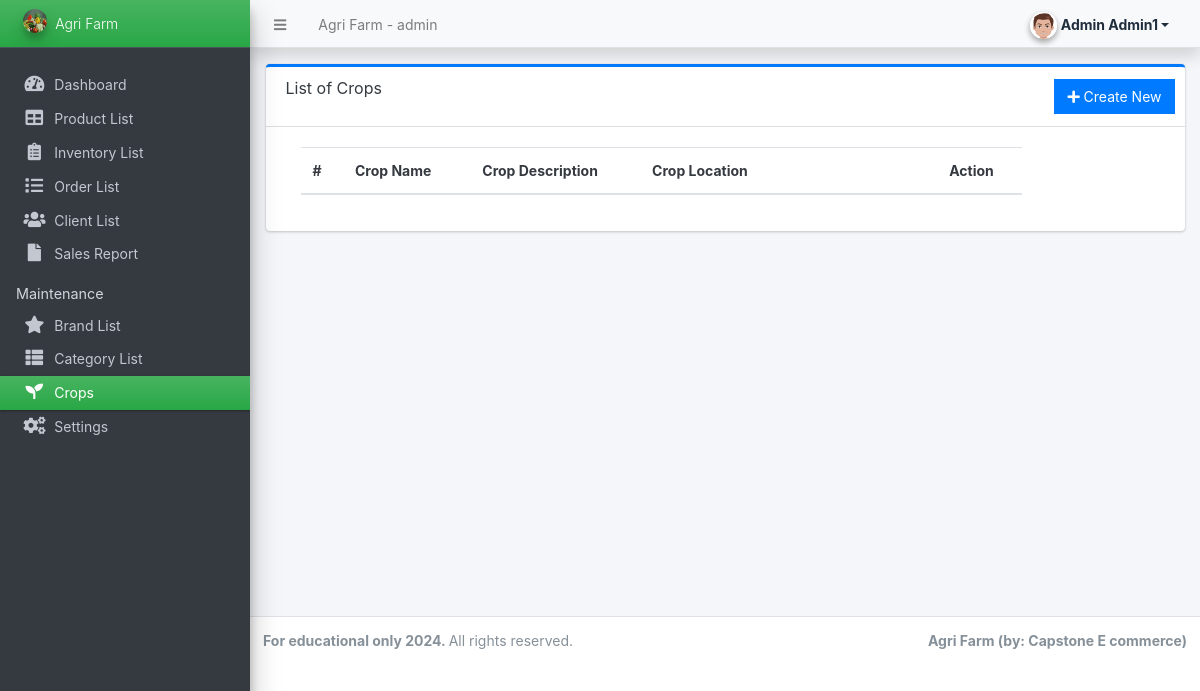
Page /admin/?page=maintenance/crops (signed in) on the earlier database version.
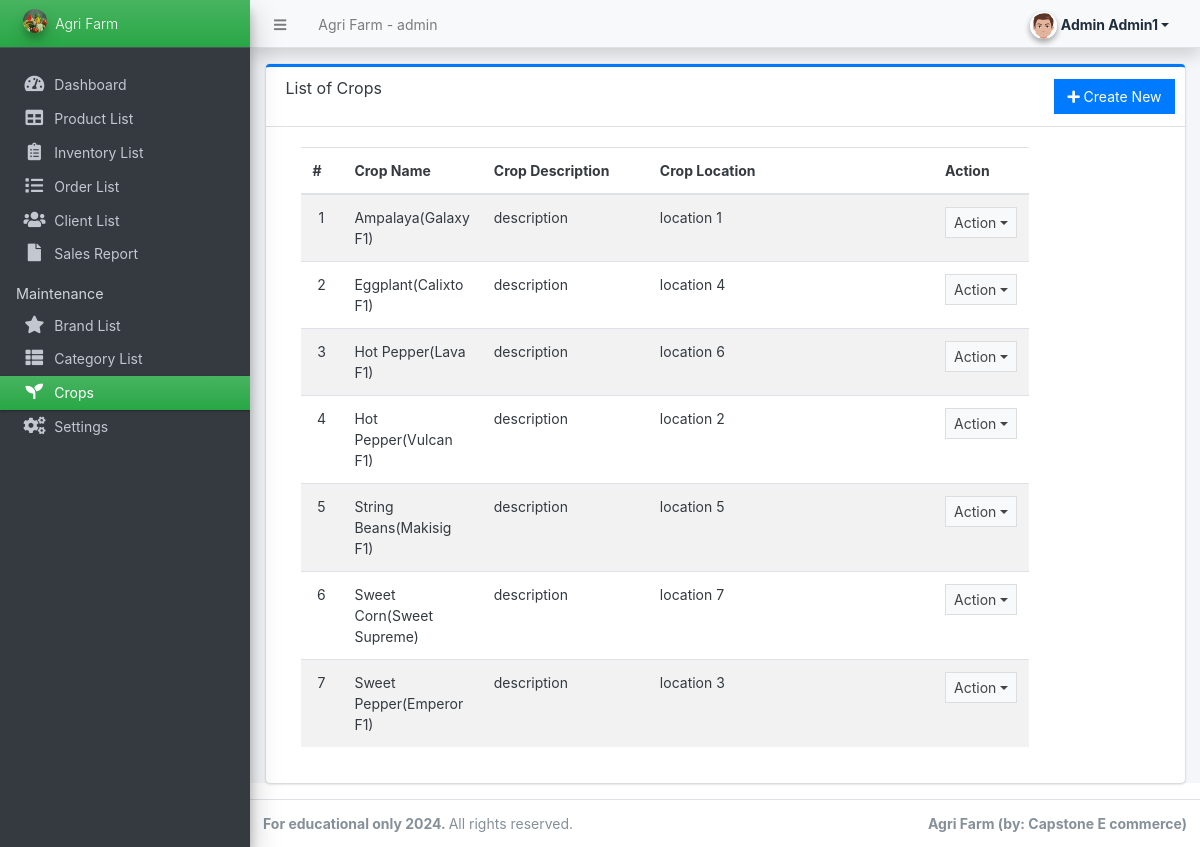
Same page on the later database version.
### tables this page shows
CREATE TABLE `crops` (
  `id` int(11) NOT NULL,
  `user_id_crops` int(11) NOT NULL,
  `crops_name` varchar(255) NOT NULL,
  `crops_description` varchar(255) NOT NULL,
  `crops_location` varchar(255) NOT NULL,
  `delete_flag` tinyint(4) NOT NULL DEFAULT 0
);

### config.php (called while the page is built, shortened)
<?php
require_once('classes/DBConnection.php');
require_once('classes/SystemSettings.php');
function validate_image($file){
	if(!empty($file)){
        $ex = explode("?",$file);
        $file = $ex[0];
        $ts = isset($ex[1]) ? "?".$ex[1] : '';
		if(is_file(base_app.$file)){
			return base_url.$file.$ts;
		}else{
			return base_url.'dist/img/no-image-available.png';
		}
	}else{
		return base_url.'dist/img/no-image-available.png';
	}
}
function isMobileDevice(){
    $aMobileUA = array(
        '/iphone/i' => 'iPhone',
        '/ipod/i' => 'iPod',
        '/ipad/i' => 'iPad',
        '/android/i' => 'Android',
        '/blackberry/i' => 'BlackBerry',
        '/webos/i' => 'Mobile'
    );
    return false;
}
?>

### classes/DBConnection.php (called while the page is built, shortened)
<?php
class DBConnection
{
    private $host = 'localhost';
    private $username = 'root';
    private $password = '';
    private $database = 'store';
    public $conn;
    public function __construct()
    {
        if (!isset($this->conn)) {
            $this->conn = new mysqli($this->host, $this->username, $this->password, $this->database);
        }
    }
}

### classes/SystemSettings.php (called while the page is built, shortened)
<?php
class SystemSettings extends DBConnection
{
	function userdata($field = '')
	{
		if (!empty($field)) {
			if (isset($_SESSION['userdata'][$field]))
				return $_SESSION['userdata'][$field];
			else
				return null;
		} else {
			return false;
		}
	}
	function info($field = '')
	{
		if (!empty($field)) {
			if (isset($_SESSION['system_info'][$field]))
				return $_SESSION['system_info'][$field];
			else
				return false;
		} else {
			return false;
		}
	}
}
$_settings = new SystemSettings();

### admin/maintenance/crops.php (the view, shortened to what this page needs)
<div class="card card-outline card-primary">
    <div class="card-header">
        <h3 class="card-title">List of Crops</h3>
        <div class="card-tools">
            <a href="javascript:void(0)" id="create_new" class="btn btn-flat btn-primary"><span class="fas fa-plus"></span> Create New</a>
        </div>
    </div>
    <div class="card-body">
        <div class="container-fluid">
            <div class="container-fluid">
                <table class="table table-hover table-striped">
                    <colgroup>
                        <col width="5%">
                        <col width="15%">
                        <col width="20%">
                        <col width="35%">
                        <col width="10%">
                        <col width="15%">
                    </colgroup>
                    <thead>
                        <tr>
                            <th>#</th>
                            <th>Crop Name</th>
                            <th>Crop Description</th>
                            <th>Crop Location</th>
                            <th>Action</th>
                        </tr>
                    </thead>
                    <tbody>
                        <?php
                        $i = 1;
                        $qry = $conn->query("SELECT * from `crops` where delete_flag = 0 order by crops_name asc ");
                        while ($row = $qry->fetch_assoc()):
                        ?>
                            <tr>
                                <td class="text-center"><?php echo $i++; ?></td>
                                <td><?php echo $row['crops_name'] ?></td>
                                <td>
                                    <p class="truncate-1 m-0"><?php echo $row['crops_description'] ?></p>
                                </td>
                                <td><?php echo $row['crops_location'] ?></td>
                                <td align="center">
                                    <button type="button" class="btn btn-flat btn-default btn-sm dropdown-toggle dropdown-icon" data-toggle="dropdown">
                                        Action
                                    </button>
                                </td>
                            </tr>
                        <?php endwhile; ?>
                    </tbody>
                </table>
            </div>
        </div>
    </div>
</div>

### admin/index.php (shortened to what this page needs)
<?php require_once('../config.php'); ?>
 <!DOCTYPE html>
<html lang="en" class="" style="height: auto;">
<?php require_once('inc/header.php') ?>
  <body class="sidebar-mini layout-fixed control-sidebar-slide-open layout-navbar-fixed sidebar-mini-md sidebar-mini-xs text-sm" data-new-gr-c-s-check-loaded="14.991.0" data-gr-ext-installed="" style="height: auto;">
    <div class="wrapper">
     <?php require_once('inc/topBarNav.php') ?>
     <?php require_once('inc/navigation.php') ?>
     <?php $page = isset($_GET['page']) ? $_GET['page'] : 'home';  ?>
      <div class="content-wrapper  pt-3" style="min-height: 567.854px;">
        <section class="content  text-dark">
          <div class="container-fluid">
            <?php
              if(!file_exists($page.".php") && !is_dir($page)){
                  include '404.html';
              }else{
                if(is_dir($page))
                  include $page.'/index.php';
                else
                  include $page.'.php';
              }
            ?>
          </div>
        </section>
      </div>
      <?php require_once('inc/footer.php') ?>
  </body>
</html>

### admin/inc/header.php (shortened to what this page needs)
<head>
    <link rel="stylesheet" href="<?php echo base_url ?>plugins/fontawesome-free/css/all.min.css">
    <link rel="stylesheet" href="<?php echo base_url ?>plugins/tempusdominus-bootstrap-4/css/tempusdominus-bootstrap-4.min.css">
  <link rel="stylesheet" href="<?php echo base_url ?>plugins/datatables-bs4/css/dataTables.bootstrap4.min.css">
  <link rel="stylesheet" href="<?php echo base_url ?>plugins/datatables-responsive/css/responsive.bootstrap4.min.css">
  <link rel="stylesheet" href="<?php echo base_url ?>plugins/datatables-buttons/css/buttons.bootstrap4.min.css">
  <link rel="stylesheet" href="<?php echo base_url ?>plugins/select2/css/select2.min.css">
  <link rel="stylesheet" href="<?php echo base_url ?>plugins/select2-bootstrap4-theme/select2-bootstrap4.min.css">
    <link rel="stylesheet" href="<?php echo base_url ?>plugins/icheck-bootstrap/icheck-bootstrap.min.css">
    <link rel="stylesheet" href="<?php echo base_url ?>plugins/jqvmap/jqvmap.min.css">
    <link rel="stylesheet" href="<?php echo base_url ?>dist/css/adminlte.css">
    <link rel="stylesheet" href="<?php echo base_url ?>dist/css/custom.css">
    <link rel="stylesheet" href="<?php echo base_url ?>plugins/overlayScrollbars/css/OverlayScrollbars.min.css">
    <link rel="stylesheet" href="<?php echo base_url ?>plugins/daterangepicker/daterangepicker.css">
    <link rel="stylesheet" href="<?php echo base_url ?>plugins/summernote/summernote-bs4.min.css">
  <link rel="stylesheet" href="<?php echo base_url ?>plugins/sweetalert2-theme-bootstrap-4/bootstrap-4.min.css">
  </head>

### admin/inc/topBarNav.php (shortened to what this page needs)
<nav class="main-header navbar navbar-expand navbar-light shadow text-sm">
  <ul class="navbar-nav">
    <li class="nav-item">
      <a class="nav-link" data-widget="pushmenu" href="#" role="button"><i class="fas fa-bars"></i></a>
    </li>
    <li class="nav-item d-none d-sm-inline-block">
      <a href="<?php echo base_url ?>" class="nav-link"><?php echo (!isMobileDevice()) ? $_settings->info('name') : $_settings->info('short_name'); ?> - admin</a>
    </li>
  </ul>
  <ul class="navbar-nav ml-auto">
    <li class="nav-item">
      <div class="btn-group nav-link">
        <button type="button" class="btn btn-rounded badge badge-light dropdown-toggle dropdown-icon" data-toggle="dropdown">
          <span><img src="<?php echo validate_image($_settings->userdata('avatar')) ?>" class="img-circle elevation-2 user-img" alt="User Image"></span>
          <span class="ml-3"><?php echo ucwords($_settings->userdata('firstname') . ' ' . $_settings->userdata('lastname')) ?></span>
        </button>
      </div>
    </li>
  </ul>
</nav>

### admin/inc/navigation.php (shortened to what this page needs)
<aside class="main-sidebar sidebar-dark-green elevation-4 sidebar-no-expand">
  <a href="<?php echo base_url ?>admin" class="brand-link bg-gradient-green text-sm">
    <img src="<?php echo validate_image($_settings->info('logo')) ?>" alt="Store Logo" class="brand-image img-circle elevation-3" style="opacity: .8;width: 1.5rem;height: 1.5rem;max-height: unset">
    <span class="brand-text font-weight-light"><?php echo $_settings->info('short_name') ?></span>
  </a>
  <div class="sidebar os-host os-theme-light os-host-overflow os-host-overflow-y os-host-resize-disabled os-host-transition os-host-scrollbar-horizontal-hidden">
    <div class="os-content-glue" style="margin: 0px -8px; width: 249px; height: 646px;"></div>
    <div class="os-padding">
      <div class="os-viewport os-viewport-native-scrollbars-invisible" style="overflow-y: scroll;">
        <div class="os-content" style="padding: 0px 8px; height: 100%; width: 100%;">
          <nav class="mt-4">
            <ul class="nav nav-pills nav-sidebar flex-column text-sm nav-compact nav-flat nav-child-indent nav-collapse-hide-child" data-widget="treeview" role="menu" data-accordion="false">
              <li class="nav-item dropdown">
                <a href="./" class="nav-link nav-home">
                  <i class="nav-icon fas fa-tachometer-alt"></i>
                  <p>
                    Dashboard
                  </p>
                </a>
              </li>
              <li class="nav-item dropdown">
                <a href="<?php echo base_url ?>admin/?page=product" class="nav-link nav-product">
                  <i class="nav-icon fas fa-table"></i>
                  <p>
                    Product List
                  </p>
                </a>
              </li>
              <li class="nav-item dropdown">
                <a href="<?php echo base_url ?>admin/?page=inventory" class="nav-link nav-inventory">
                  <i class="nav-icon fas fa-clipboard-list"></i>
                  <p>
                    Inventory List
                  </p>
                </a>
              </li>
              <li class="nav-item dropdown">
                <a href="<?php echo base_url ?>admin/?page=orders" class="nav-link nav-orders">
                  <i class="nav-icon fas fa-list"></i>
                  <p>
                    Order List
                  </p>
                </a>
              </li>
              <li class="nav-item dropdown">
                <a href="<?php echo base_url ?>admin/?page=clients" class="nav-link nav-clients">
                  <i class="nav-icon fas fa-users"></i>
                  <p>
                    Client List
                  </p>
                </a>
              </li>
              <li class="nav-item dropdown">
                <a href="<?php echo base_url ?>admin/?page=sales" class="nav-link nav-sales">
                  <i class="nav-icon fas fa-file"></i>
                  <p>
                    Sales Report
                  </p>
                </a>
              </li>
              <li class="nav-header">Maintenance</li>
              <li class="nav-item dropdown">
                <a href="<?php echo base_url ?>admin/?page=maintenance/brand" class="nav-link nav-maintenance_brand">
                  <i class="nav-icon fas fa-star"></i>
                  <p>
                    Brand List
                  </p>
                </a>
              </li>
              <li class="nav-item dropdown">
                <a href="<?php echo base_url ?>admin/?page=maintenance/category" class="nav-link nav-maintenance_category">
                  <i class="nav-icon fas fa-th-list"></i>
                  <p>
                    Category List
                  </p>
                </a>
              </li>
              <li class="nav-item dropdown">
                <a href="<?php echo base_url ?>admin/?page=maintenance/crops" class="nav-link nav-maintenance_crops">
                  <i class="nav-icon fas fa-seedling"></i>
                  <p>
                    Crops
                  </p>
                </a>
              </li>
              <li class="nav-item dropdown">
                <a href="<?php echo base_url ?>admin/?page=system_info" class="nav-link nav-system_info">
                  <i class="nav-icon fas fa-cogs"></i>
                  <p>
                    Settings
                  </p>
                </a>
              </li>
            </ul>
          </nav>
        </div>
      </div>
    </div>
  </div>
</aside>

### admin/inc/footer.php (shortened to what this page needs)
<footer class="main-footer text-sm">
  <strong>For educational only <?php echo date('Y') ?>.
  </strong>
  All rights reserved.
  <div class="float-right d-none d-sm-inline-block">
    <b><?php echo $_settings->info('short_name') ?> (by: Capstone E commerce)</b>
  </div>
</footer>
</div>

### admin/inc/topBarNav.php (style rules this page uses)
.user-img { position: absolute; height: 27px; width: 27px; object-fit: cover; left: -7%; top: -12%; }
.btn-rounded { border-radius: 50px; }

Differences in the rows shown:
added crops: crops_name "Ampalaya(Galaxy F1)", crops_description "description", crops_location "location 1"
added crops: crops_name "Eggplant(Calixto F1)", crops_description "description", crops_location "location 4"
added crops: crops_name "Hot Pepper(Lava F1)", crops_description "description", crops_location "location 6"
added crops: crops_name "Hot Pepper(Vulcan F1)", crops_description "description", crops_location "location 2"
added crops: crops_name "String Beans(Makisig F1)", crops_description "description", crops_location "location 5"
added crops: crops_name "Sweet Corn(Sweet Supreme)", crops_description "description", crops_location "location 7"
added crops: crops_name "Sweet Pepper(Emperor F1)", crops_description "description", crops_location "location 3"
